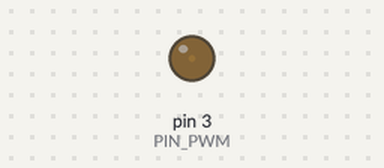
The sketch below on a simulated Arduino Uno, built with avr-gcc and run on an emulated ATmega328P. Parts: output pins drawn as LEDs (lit = HIGH).

Above: at 0.05 s.
At 1.15 s:
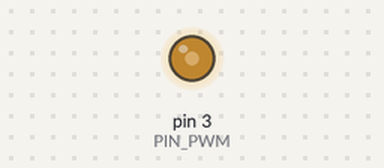
At 2.3 s:
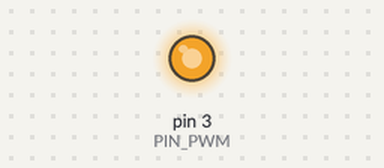
At 4.55 s:
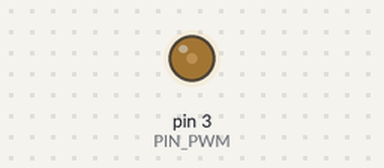
Timing chart, 0 to 6.6 s (numbered marks = the images above):
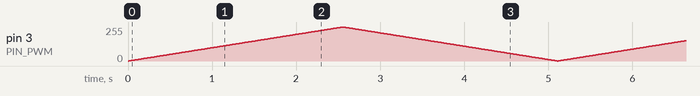

The sketch:

pwm_signal.ino
```cpp
#define PIN_PWM 3
byte pinvalue=0;

void setup() {
  // put your setup code here, to run once:
  pinMode(PIN_PWM, OUTPUT);
}

void loop() {
  // put your main code here, to run repeatedly:
  for(int i = 0;i<255;i++)
  {
    pinvalue++;
    delay(10);
      analogWrite(PIN_PWM, pinvalue);

  }
  for(int i=255;i>0;i--)
  {
    pinvalue--;
    delay(10);
      analogWrite(PIN_PWM, pinvalue);

  }


}
```
